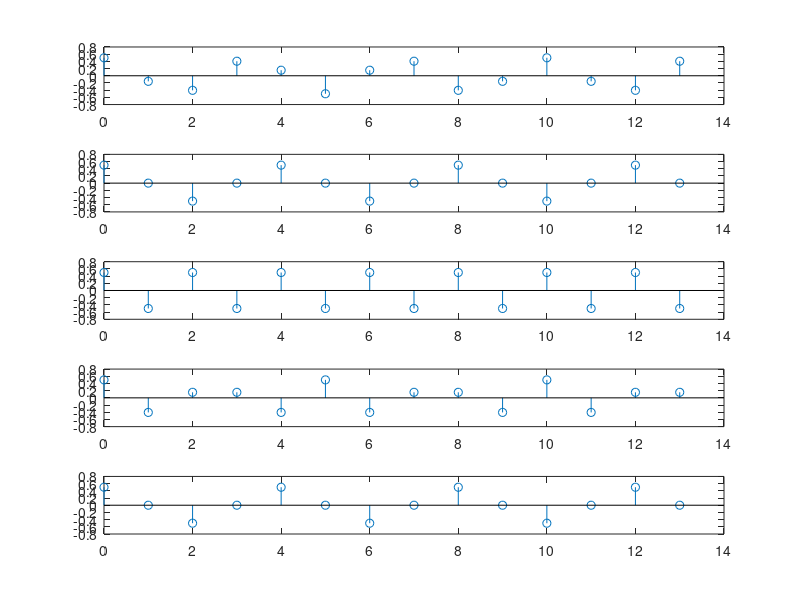

Recreate this plot in MATLAB.
clc;
close all;

Fs = [10000,12000,6000,5000,4000];
A = 0.5;
f = 3000;
N=4;
for i=1:5
   n1 = 0:1:4*(Fs/f);
   x1 = A*cos(2*pi*n1*(f/Fs(i)));
   subplot(5,1,i);
   stem(n1,x1);

end